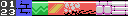

The image is a tile-based game level rendered from a .tmx file. Its description and complete source (layers, tilesets, objects, tile grids) follow:
An orthogonal 16x2 tile map with 8x8 px tiles, 1 tile layer (namtbl).

<map version="1.0" orientation="orthogonal" renderorder="right-down" width="16" height="2" tilewidth="8" tileheight="8" nextobjectid="1">
 <tileset firstgid="1" name="charset" tilewidth="8" tileheight="8">
  <image source="charset.png" width="128" height="128" />
 </tileset>
 <layer name="namtbl" width="16" height="2">
  <data encoding="csv">
49,50,129,130,131,132,133,134,135,136,137,138,139,140,141,142,
51,52,145,146,147,148,149,150,151,152,153,154,155,156,157,158
</data>
 </layer>
</map>
